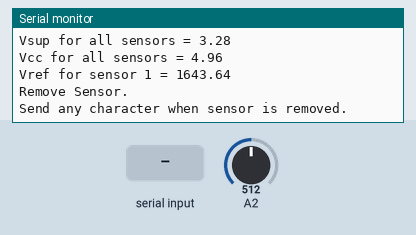
The sketch below on a simulated Arduino Uno, built with avr-gcc and run on an emulated ATmega328P. Shown: the last lines printed to the serial monitor. Inputs (shaded band) come from the test bench; at power-on: A2 = 512.

Above: at 0.9 s.
1.0 s: "HIGH" received over Serial
At 3.2 s:
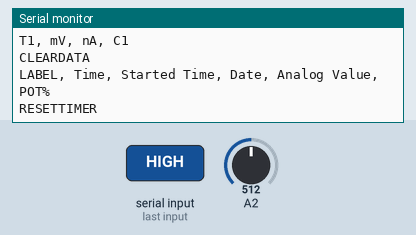
3.5 s: "Z90\n" received over Serial
At 4.7 s:
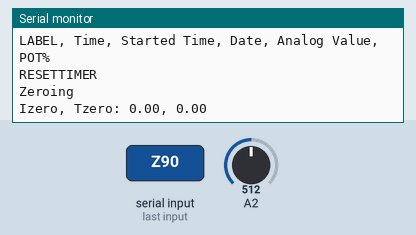
5.0 s: A2 set to 716
At 7.8 s:
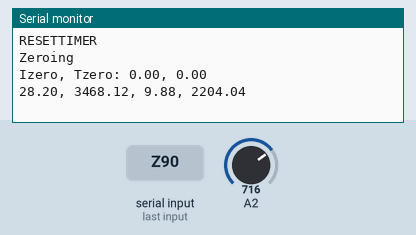
8.0 s: A2 set to 900
At 10.29 s:
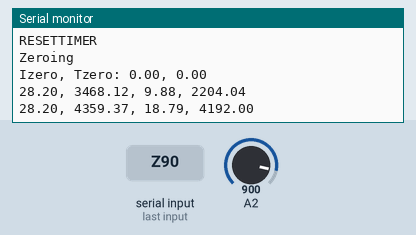

The sketch:

ULPExample_1sensor.ino
```cpp
/*
  ULP.cpp - Library for reading SPEC Sensors ULP.
  Revised by David E. Peaslee, May 22, 2020.
  Created by David E. Peaslee, OCT 27, 2016.
  Released into the public domain.
*/


#include "Arduino.h"
#include "ULP.h"

// These constants won't change.  They're used to give names to the pins used and to the sensitivity factors of the sensors:

const int C3 = A2;
const int T3 = A3;
const int Vref3 = A1;
//averaging times, keep these low, so that the ADC read does not overflow 32 bits. For example n = 5 reads ADC 4465 times which could add to 22bit number.
const int n = 1; //number of seconds to read gas sensor
const int m = 1; //number of seconds to read temperature sensor
const int s = 3; //number of seconds to read all sensors should be greater than n+m+1

const float Sf3 = 4.24; //nA/ppm change this to match your barcode!!!!

unsigned long etime;

//SO2 sensor1(C1, T1, Sf1);  //Sensor Types are EtoH, H2S, CO, IAQ, SO2, NO2, RESP, O3, and SPEC (custom)
//O3 sensor2(C2, T2, Sf2);  //Example O3
CO sensor3(C3, T3, Sf3);  //Example CO

//  Include these if using different boards with different voltages


void setup() {
  //uncomment only after you have connected 3.3V to Aref on the arduino
  //analogReference(EXTERNAL);
  //sensor1.pVcc = 3.31;  //analogRead Reference Voltage, equal to pVsup when analogReference uses same voltage as sensor power

  sensor3.pVcc = 4.96;  //analogRead Reference Voltage, maybe measure Aref??
  sensor3.pVsup = 3.284;  //voltage supplied to V+ of ULP, default is 3.3 Volts, probably should measure this as well.

  Serial.flush();
  Serial.begin(9600);    // initialize serial communications at 9600 bps:

  Serial.println();
  Serial.println("Setting Up.");

  Serial.print("Vsup for all sensors = ");
  Serial.println(sensor3.pVsup);
  Serial.print("Vcc for all sensors = ");
  Serial.println(sensor3.pVcc);
  Serial.print("Vref for sensor 1 = ");
  Serial.println(sensor3.pVref);


  //  Using resistor values from board R1, R2, R3 are for setting pVref and Bias, while R6 sets the gain
  //  If using modified or custom boards set Vref and Gain like this
  long int R2 = 2000;  //Assumes R1 and R3 are 1 MOhms in resistor ladder
  float bias = 3.0;
  sensor3.setVref(bias, R2);
  sensor3.pGain = 100000; //resistor R6

  //if you know the V_ref replace the following code...
  Serial.println("Remove Sensor.");
  if (sensor3.OCzero(n)) {
    Serial.print("Vref new = ");
    Serial.println(sensor3.pVref_set);
  } else {
    Serial.println("Recheck Settings, Zero out of range");
    while (1) {
      Serial.println(analogRead(Vref3));
      delay(1000);
      }
  }
  //...with this code and your measured value of new Vref
  //sensor1.pVref_set = ????


  //sensor1.setXSpan();                                //Must have previously zeroed in clean air, returns new span factor.

  //When calibrating the temperature use "LOW"/"HIGH" for the temperature range ie .setTSpan(40.2, "HIGH") where T is the current high temperature
  //sensor1.setTSpan((71 - 32.0) * 5.0 / 9.0, "LOW");


  Serial.println("Finished Setting Up, Replace Sensor Now.");
  Serial.println("T1, mV, nA, C1");
  etime = millis();

  Serial.println("CLEARDATA");
  Serial.println("LABEL, Time, Started Time, Date, Analog Value, POT%");
  Serial.println("RESETTIMER");
}

void loop() {

  while (Serial.available()) {
    if (Serial.read() == 'Z') {
      Serial.println("Zeroing");
      sensor3.zero(); //Uses last values read of Izero and Tzero
      Serial.print("Izero, Tzero: ");
      Serial.print(sensor3.pIzero);
      Serial.print(", ");
      Serial.println(sensor3.pTzero);
    }
  }

  if (millis() - etime > (s * 1000)) {//also handles case where millis rolls over, but may cause timing issue.
    etime = millis();

    sensor3.getIgas(n);
    sensor3.getTemp(m);
    sensor3.getConc(sensor3.pT);

    Serial.print(sensor3.convertT('C')); //use 'C' or 'F' for units
    Serial.print(", ");
    Serial.print(sensor3.pVgas);
    Serial.print(", ");
    Serial.print(sensor3.pInA);
    Serial.print(", ");
    //Serial.println(sensor3.pX);
    Serial.println(sensor3.convertX('B')); //use 'M' or 'B' for units or Serial.println(sensor1.pX); to just print ppb

  }

}
```

ULP.cpp
```cpp
/*
  ULP.cpp - Library for reading SPEC Sensors ULP.
  Revised by David E. Peaslee, May 22, 2020.
  Created by David E. Peaslee, OCT 27, 2016.
  Released into the public domain.
*/

#include "Arduino.h"
#include "ULP.h"

ULP::ULP (int a, int b, float c) : pCPin(a), pTPin(b), pSf(c) {

  pTzero = 20.0;
  pIzero = 0.0;

  //Temperature Sensor Settings
  pHtemp = 40.0;
  pLtemp = 20.0; //temps for cal of temp sensor
  pTb = 18.0;     //temperature sensor coef
  pTs = 87.0;     //temperature sensor coef
  pHvolt = (pHtemp + pTb) * pVsup / pTs;  //volts for cal of temp sensor
  pLvolt = (pLtemp + pTb) * pVsup / pTs; //volts for cal of temp sensor
}

//float ULP::pVcc = 5.0;
//float ULP::pVsup = 3.3;

void ULP::getTemp(int n) {
  unsigned long etime, i = 0;
  unsigned long anaCounts = 0;
  etime = millis() + n * 1000;
  do {
    anaCounts = anaCounts + 360;
    //Serial.println(analogRead(pTPin));
    delay(1);
    i++;
  } while (millis() < etime);
  float Cnts = float (anaCounts) / float(i);
  float Volts = Cnts * pVcc / 1024.0;

  pT = (pTs / pVsup) * Volts - pTb;

}

float ULP::convertT(char U){
   if (U == 'F') {
    float TempF = pT * 9 / 5 + 32;
    return TempF;
  }
  else if ( U == 'C') {
    return pT;
  }
  else return 0;
}

float ULP::convertX(char U){
  if (U == 'B')  return pX;
  else if (U == 'M') return (pX/1000.0);
  else return 0;
}

void ULP::setTSpan(float t, String R) {
  Serial.print("Old temp. span and offset: ");
  Serial.print(pTs);
  Serial.print(", ");
  Serial.println(pTb);
  unsigned long etime, i = 0, n = 10;
  unsigned long anaCounts = 0;
  etime = millis() + n * 1000;
  do {
    anaCounts = anaCounts + analogRead(pTPin);
    delay(1);
    i++;
  } while (millis() < etime);
  float Cnts = float (anaCounts) / float(i);
  float Volts = Cnts * pVcc / 1024;

  if (R == "HIGH") {
    pHtemp = t;
    pHvolt = Volts;
  }
  else if (R == "LOW") {
    pLtemp = t;
    pLvolt = Volts;
  }
  pTs = pVsup * (pHtemp - pLtemp) / (pHvolt - pLvolt);
  pTb = pLvolt * (pHtemp - pLtemp) / (pHvolt - pLvolt) - pLtemp;
  Serial.print("New temp. span and offset: ");
  Serial.print(pTs);
  Serial.print(", ");
  Serial.println(pTb);
}

void  ULP::setVref (int b, long R2) {
  //Caluclate Expected Vref
  if (b >= 0)  pVref = pVsup * float(R2 + 1000000) / float(R2 + 2000000) * 1000.0;
  else  pVref = pVsup * float(1000000) / float(R2 + 2000000) * 1000.0;
  pVref_set = pVref;
}

bool  ULP::OCzero (int n) {
  //Measure real Vref
  unsigned long etime, i = 0;
  unsigned long anaCounts = 0;
  Serial.println("Send any character when sensor is removed.");
  while (Serial.available() <= 0) {}
  Serial.println("Zeroing");
  Serial.flush();
  etime = millis() + n * 1000;
  do {
    anaCounts = anaCounts + analogRead(pCPin);
    delay(1);
    i++;
  } while (millis() < etime);
  float Cnts = float (anaCounts) / float(i);
  pVref_set = Cnts * pVcc * 1000.0 / 1024.0; //in mV
  Serial.println(abs(pVref - pVref_set));

  if (abs(pVref - pVref_set) > 2000)return false;
  else return true;
}

void  ULP::zero() {
  pIzero = pInA;
  pTzero = pT;
}

void ULP::getIgas(int n){
  unsigned long etime, i = 0;
  unsigned long anaCounts = 0;
  etime = millis() + n * 1000;
  do {
    anaCounts = anaCounts + analogRead(pCPin);
    delay(1);
    i++;
  } while (millis() < etime);
  float Cnts = float (anaCounts) / float(i);

  pVgas = Cnts * pVcc * 1000.0 / 1024.0; //in mV
  pInA = (pVgas-pVref_set)/pGain * 1000.0; //in nA
  //Serial.println(pInA);
}

void  ULP::getConc(float t) {
  float nA = pInA - pIzero * expI(t-pTzero);
  //Serial.println(pSf);
  float Sens = pSf * (1.0 + pTc * (t - 20.0));
  pX = nA / Sens * 1000.0; //output in ppb
}

float ULP::expI(float T){
  return exp(T/pn);
}

void ULP::setXSpan() {
  Serial.setTimeout(10000);
  float X;
  float nA, Sf;
  Serial.print("When gas concentration steady, enter Concentration in ppm followed by 'cr' = ");
  while (Serial.available() <= 0) {}
  X = Serial.parseFloat();
  Serial.println(X);
  getIgas(10);

  Sf = pInA / X;
  if (abs(Sf - pSf) * 2 / (Sf + pSf) < .1) {
    pSf = Sf;
  }
  else {
    Serial.println("Error Setting Span");
  }

}

EtOH::EtOH(int a, int b, float c) : ULP(a, b, c = 14.0) {
  setVref(+100, 69800);
  pGain = 249.0;
  pn = 1;
  pTc = 0.01;
}

H2S::H2S (int a, int b, float c): ULP(a, b, c = 194.0) { //works
  setVref(+3, 2000);
  pGain = 49.9;
  pn = -300.0;
  pTc = 0.007;
}

CO::CO(int a, int b, float c) : ULP(a, b, c = 4.24) { //2.44
  setVref(+3, 2000);
  pGain = 100.0;
  pn = 13.6;
  pTc = 0.007;
}

IAQ::IAQ(int a, int b, float c) : ULP(a, b, c = 150.0) {
  setVref(+150, 105000);
  pGain = 100.0;
  pn = 1;
  pTc = 0.01;
}

SO2::SO2(int a, int b, float c) : ULP(a, b, c = 14.6) {
  setVref(+200, 143000);
  pGain = 100.0;
  pn = 10.26;
  pTc = -0.026;
}

NO2::NO2(int a, int b, float c) : ULP(a, b, c = -25.0) {
  setVref(-25, 16200);
  pGain = 499.0;
  pn = 109.6;
  pTc = 0.005;
}

RESP::RESP(int a, int b, float c) : ULP(a, b, c = -21.5) {
  setVref(-200, 143000);
  pGain = 499.0;
  pn = 1;
  pTc = 0.00;
}

O3::O3(int a, int b, float c) : ULP(a, b, c = -20.0) {
  setVref(-25, 16200);
  pGain = 499.0;
  pn = 109.6;
  pTc = -0.005;
}

SPEC::SPEC(int a, int b, float c): ULP(a, b, c = 1.0) {
}
```

ULP.h
```cpp
/*
  ULP.h - Library for reading SPEC Sensors ULP.
  Revised by David E. Peaslee, May 22, 2020.
  Created by David E. Peaslee, OCT 27, 2016.
  Released into the public domain.
*/
#ifndef ULP_h
#define ULP_h

#include "Arduino.h"

class ULP {

  private:
    const int pCPin, pTPin; //the pin numbers for ADC read

    //temperature sensor settings
    float pHtemp;
    float pLtemp; //temps for cal of temp sensor
    float pHvolt;  //volts for cal of temp sensor
    float pLvolt; //volts for cal of temp sensor

  public:
    //gas sensor settings
    float pSf = 4.24;              //initializers for sensor
    float pVcc = 4.96;  //analog read reference voltage, usually 5 V for Uno
    float pVsup = 3.284; //voltage supplied to ULP, !!!! max 3.3 V !!!!
    float pVref_set;    //initially set to pVref, then reset to include V of open circuit voltage during OCzero()
    float pVref;        //vref is voltage divider, this is set ideally voltage with no current through circuit (electronic zero)
    float pInA;         //the last calculated value of current for the sensor
    float pVgas;         //the last measured value of voltage for the sensor
    float pT;         //the last calculated value of temperature in degrees C
    float pX;         //the last calculated value of concentration in ppb

    //temperature sensor settings
    float pTb;     //temperature sensor coef
    float  pTs;     //temperature sensor coef

    //temperature correction coefficient
    float pTc = 0.007;          //sensitivity coeficient
    float pn = 13.6;           //exponential correction to baseline
    float pIzero;       //exponential coeficeient to correction to baseline reset during zero()
    float pTzero;       //exponential zero temperature factor

    float pGain = 100;     //gain of trans impedance amplifier (TIA)

    ULP (int a, int b, float c);

    float convertT(char U = 'C');               //output T in F or C

    float convertX(char U = 'B');               //output X in ppm or ppb

    float expI(float T);         //custom exponential function

    void getTemp(int n);  //ADC read to calculate temp

    void getConc(float t = 20.0);   //ADC of sensor voltage, converted to current then corrected for temperature and gas

    void setVref (int b, long R2);       //basic setting to calculate initial offset, good for expected high levels of gas

    void zero();                         //Measure current values and store Izero and Tzero for temperature correction of baseline

    bool OCzero(int n = 10);                        //Measure differential of open circuit voltage, used for precise ADC measurments

    void getIgas(int n);                 //ADC of sensor voltage, converted to current

    void setXSpan();                     //not recomended for use, simple calibration of gas concentration, input is expected gas concentration

    void setTSpan(float t, String R);     //simple calibration of temperature sensor
};

class SPEC: public ULP {
  public:
    SPEC(int a, int b, float c = 1.0);
};

class EtOH: public ULP {
  public:
    EtOH(int a, int b, float c = 14.0);
};

class H2S: public ULP {
  public:
    H2S (int a, int b, float c = 194.0);
};

class CO: public ULP {
  public:
    CO(int a, int b, float c = 4.24) ;
};

class IAQ: public ULP {
  public:
    IAQ(int a, int b, float c = 150.0);
};

class SO2: public ULP {
  public:
    SO2(int a, int b, float c = 14.6);
};

class NO2: public ULP {
  public:
    NO2(int a, int b, float c = -25.0);
};

class RESP: public ULP {
  public:
    RESP(int a, int b, float c = -21.5);
};

class O3: public ULP {
  public:
    O3(int a, int b, float c = -20.0);
};


#endif
```

Measured:
- after the input at 1.0 s, the serial monitor: prints a new line at once (image 1)
- after the input at 3.5 s, the serial monitor: prints a new line at once (image 2)
- after the input at 5.0 s, the serial monitor: prints a new line after 2.0 s (image 3)
- after the input at 8.0 s, the serial monitor: prints a new line after 2.0 s (image 4)
